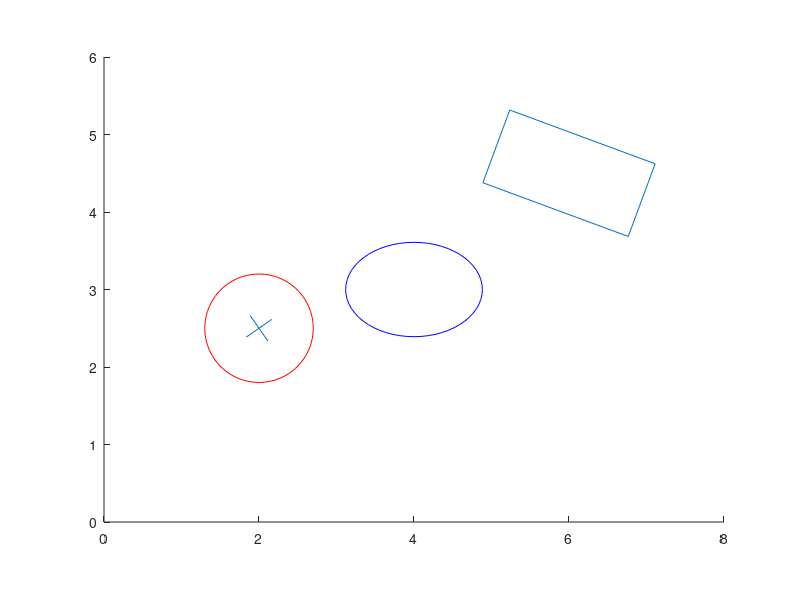

Write the MATLAB code that produced this figure.

%%%%%%%%%%%%%%%%%%%%%%%%%%%%%%%%%%%%%%%%%%%%%%%%%%%%%%%%%
% Exempel av spinnande boll, boll som deformeras och
% roterande rektangel som ror sig.
%%%%%%%%%%%%%%%%%%%%%%%%%%%%%%%%%%%%%%%%%%%%%%%%%%%%%%%%%
% Parametervaerden for spinnande bollen
xa=2;    % Start-position (centrum)
ya=5;
Da=0;    % Vinkeln
Ra=0.7;  % Radie
La=0.4;  % Kryssets storlek

% Parametervaerden for deformerad boll
xb=4;    % Start-position (centrum)
yb=3;
Rb=0.7;  % Radie
du=0;    % Ovre intryckning
dd=0;    % Undre intryckning

% Parametervaerden for rektangel
xc=6;    % Start-position (centrum)
yc=2;
Dc=0;    % Vinkeln som rektangeln aer vriden (moturs)
Bc=1;    % Basen
Hc=2;    % Hojden

%%%%%%%%%%%%%%%%%%%%%%%%%%%%%%%%%%%%%%%%%%%%%%%%%%%%%%%%%
% Utritning av spinnande bollen och dess kryss
% Bollens center = [xa ,ya]
% Rita en rektangel med start i bollens center minus bollens radie i x och
% y, med bredd och hojd av dubbla radien.
% Sedan saetts kurvaturen till 1 (100%) i respektive riktning och gor att
% kvadraten (rektangeln) blir en cirkel.
% Bollen:
BOLL_a=rectangle('Position',[xa-Ra,ya-Ra,2*Ra,2*Ra],...
    'Curvature',[1,1],'EdgeColor','r','FaceColor','w');
% Krysset (tvaa korsade linjer):
xk1_1=-La/2*sin(Da);    % Aendpunkter till linjerna som
yk1_1=La/2*cos(Da);     % utgor kryss nummer 1
xk1_2=La/2*sin(Da);
yk1_2=-La/2*cos(Da);
xk2_1= La/2*cos(Da);    % Aendpunkter till linjerna som
yk2_1=La/2*sin(Da);     % utgor kryss nummer 2
xk2_2=-La/2*cos(Da);
yk2_2=-La/2*sin(Da);
% Rita linjerna
LINJE_a1=line([xk1_1+xa,xk1_2+xa],[yk1_1+ya,yk1_2+ya]);
LINJE_a2=line([xk2_1+xa,xk2_2+xa],[yk2_1+ya,yk2_2+ya]);

%%%%%%%%%%%%%%%%%%%%%%%%%%%%%%%%%%%%%%%%%%%%%%%%%%%%%%%%%
% Utritning av deformerad boll
BOLL_b=rectangle('Position',...
    [xb-(Rb+du+dd),yb-(Rb-dd),2*(Rb+du+dd),2*(Rb-du-dd)],...
        'Curvature',[1,1],'EdgeColor','b','FaceColor','w');

%%%%%%%%%%%%%%%%%%%%%%%%%%%%%%%%%%%%%%%%%%%%%%%%%%%%%%%%%
% Utritning av rektangel
% Beraekna forst hornens positioner daa den
% inte aer vriden, sett fraan rektangelns centrum
x1c=Bc/2;    % Ovre hoger horn (1)
y1c=Hc/2;
x2c=-Bc/2;   % Ovre vaenster horn (2)
y2c=Hc/2;
x3c=-Bc/2;   % Nedre vaenster horn (3)
y3c=-Hc/2;
x4c=Bc/2;    % Nedre hoger horn (4)
y4c=-Hc/2;
% Vrid dessa punkter en vinkel Dc (moturs)
X1c=cos(Dc)*x1c-sin(Dc)*y1c;   % Horn 1
Y1c=sin(Dc)*x1c+cos(Dc)*y1c;
X2c=cos(Dc)*x2c-sin(Dc)*y2c;   % Horn 2
Y2c=sin(Dc)*x2c+cos(Dc)*y2c;
X3c=cos(Dc)*x3c-sin(Dc)*y3c;   % Horn 3
Y3c=sin(Dc)*x3c+cos(Dc)*y3c;
X4c=cos(Dc)*x4c-sin(Dc)*y4c;   % Horn 4
Y4c=sin(Dc)*x4c+cos(Dc)*y4c;
% Rita rektangeln som segment av linjer
REKTANGEL_c=line([X1c+xc,X2c+xc,X3c+xc,X4c+xc,X1c+xc],...
    [Y1c+yc,Y2c+yc,Y3c+yc,Y4c+yc,Y1c+yc]);

%%%%%%%%%%%%%%%%%%%%%%%%%%%%%%%%%%%%%%%%%%%%%%%%%%%%%%%%%
% Instaellningar for grafik-fonstret
daspect([1,1,1]);   % Skalar axlarna lika
axis([0,8,0,6]);    % Axlarnas intervall
hold on             % Laas fast dessa instaellningar

%%%%%%%%%%%%%%%%%%%%%%%%%%%%%%%%%%%%%%%%%%%%%%%%%%%%%%%%%
% Huvudslingan
for n=1:50

    % Updatera positioner, vinkel, intryckning
    ya=ya-0.05;
    Da=Da+0.075;
    du=0.2*Rb*sin(0.3*n);
    dd=0.2*Rb*sin(0.3*n);
    yc=yc+0.05;
    Dc=Dc+0.15;

    % Uppdatera grafiken:

    % Spinnande bollen och krysset
    % Uppdatera bollens position med ''set''
    set(BOLL_a,'Position',[xa-Ra,ya-Ra,2*Ra,2*Ra]);
    % De nya linjernas aendpunkter
    xk1_1=-La/2*sin(Da);   % Kryss nummer 1
    yk1_1=La/2*cos(Da);
    xk1_2=La/2*sin(Da);
    yk1_2=-La/2*cos(Da);
    xk2_1= La/2*cos(Da);   % Kryss nummer 2
    yk2_1=La/2*sin(Da);
    xk2_2=-La/2*cos(Da);
    yk2_2=-La/2*sin(Da);
    % Uppdatera linjerna med ''set''
    set(LINJE_a1,'XData',[xk1_1+xa,xk1_2+xa],'YData',[yk1_1+ya,yk1_2+ya]);
    set(LINJE_a2,'XData',[xk2_1+xa,xk2_2+xa],...
        'YData',[yk2_1+ya,yk2_2+ya]);

    % Deformerade bollen
    % Uppdatera bollens position och
    % intryckning med ''set''
    set(BOLL_b,'Position',[xb-(Rb+du+dd),yb-(Rb-dd),...
        2*(Rb+du+dd),2*Rb-du-dd]);

    % Rektangeln
    % Beraekna hornens nya positioner
    X1c=cos(Dc)*x1c-sin(Dc)*y1c;   % Horn 1
    Y1c=sin(Dc)*x1c+cos(Dc)*y1c;
    X2c=cos(Dc)*x2c-sin(Dc)*y2c;   % Horn 2
    Y2c=sin(Dc)*x2c+cos(Dc)*y2c;
    X3c=cos(Dc)*x3c-sin(Dc)*y3c;   % Horn 3
    Y3c=sin(Dc)*x3c+cos(Dc)*y3c;
    X4c=cos(Dc)*x4c-sin(Dc)*y4c;   % Horn 4
    Y4c=sin(Dc)*x4c+cos(Dc)*y4c;
    % Uppdatera rektangeln med ''set''
    set(REKTANGEL_c,'XData',[X1c+xc,X2c+xc,X3c+xc,X4c+xc,X1c+xc],...
        'YData',[Y1c+yc,Y2c+yc,Y3c+yc,Y4c+yc,Y1c+yc]);

    pause(0.1);    % En paus for dra ner paa tempot
end
